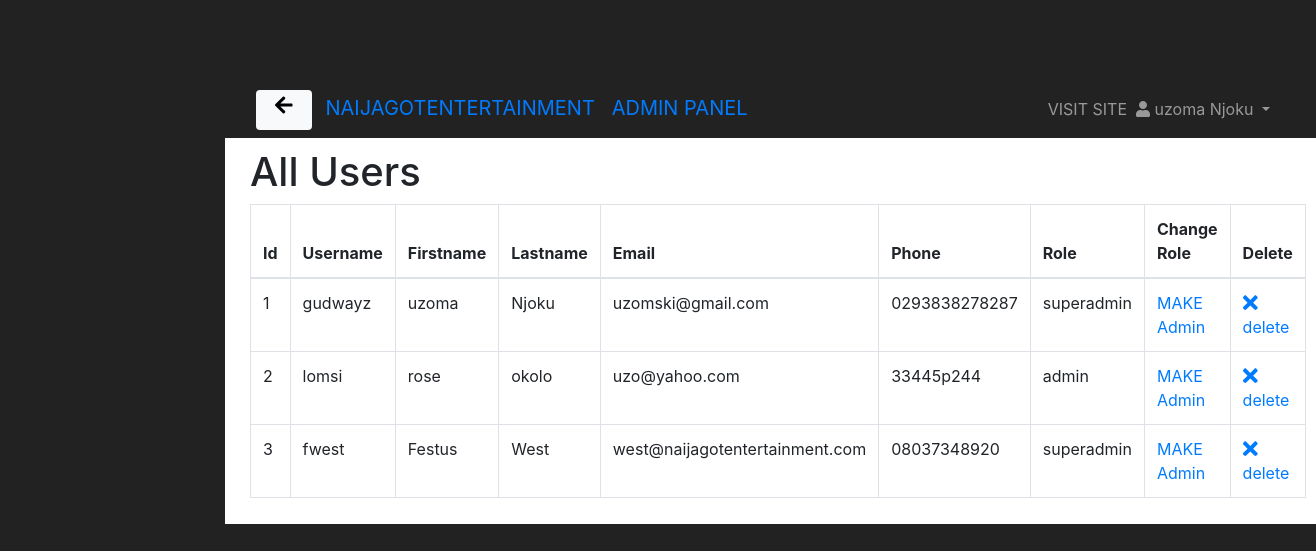
The page /admin/users.php (signed in) on the database its author committed.
### tables this page shows
CREATE TABLE `user` (
  `u_id` int(11) NOT NULL,
  `username` varchar(255) NOT NULL,
  `firstname` varchar(255) NOT NULL,
  `lastname` varchar(255) NOT NULL,
  `email` varchar(255) NOT NULL,
  `phone` varchar(255) NOT NULL,
  `pass` varchar(255) NOT NULL,
  `role` varchar(255) NOT NULL
);

### admin/users.php (the view, shortened to what this page needs)
<?php include ('includes/db.php');
include "includes/headers.php";
if (isset($_SESSION['role'])) {
$currentrole = $_SESSION['role'];
}
if ( $currentrole == 'user') {
echo "<script> alert('ONLY ADMIN CAN VIEW USERS');
window.location.href='./index.php'; </script>";
}
else if ($currentrole == 'superadmin') {
    ?>
    <div id="wrapper">
    <?php include "includes/adminav.php"; ?>
        <div id="page-wrapper">
            <div class="container-fluid">
                <div class="row">
                    <div class="col-lg-12">
                        <h1 class="page-header">
                            All Users
                        </h1>
    <table class="table table-bordered table-hover">
    <thead>
        <tr>
            <th>Id</th>
            <th>Username</th>
            <th>Firstname</th>
            <th>Lastname</th>
            <th>Email</th>
            <th>Phone</th>
            <th>Role</th>
            <th>Change Role</th>
            <th>Delete</th>
        </tr>
    </thead>
    <tbody>
        <?php
            $query = "SELECT * FROM user";
            $select_users = mysqli_query($conn, $query) or die(mysqli_error($conn));
            if (mysqli_num_rows($select_users) > 0 ) {
            while ($row = mysqli_fetch_array($select_users)) {
                $user_id = $row['u_id'];
                $username = $row['username'];
                $user_firstname = $row['firstname'];
                $user_lastname = $row['lastname'];
                $user_email = $row['email'];
                $user_phone = $row['phone'];
                $user_role = $row['role'];
                echo "<tr>";
                echo "<td>$user_id</td>";
                echo "<td>$username</td>";
                echo "<td>$user_firstname</td>";
                echo "<td>$user_lastname</td>";
                echo "<td>$user_email</td>";
                echo "<td>$user_phone</td>";
                echo "<td>$user_role</td>";
            echo "<td><a href='users.php?change_to_admin=$user_id''>MAKE Admin</a></td>";
                echo "<td><a onClick=\"javascript: return confirm('Are you sure you want to delete this user?')\" href='users.php?delete=$user_id'><i class='fa fa-times fa-lg'></i>delete</a></td>";
                echo "</tr>";
             }
        ?>
    </tbody>
 </table>
<?php
}
    ?>
    </div>
 </div>
 </div>
 </div>
 </div>
<?php
}
?>
    <?php include ('includes/footers.php');
    ?>

### admin/assets/sb-admin.css (style rules this page uses)
body { margin-top: 0px; background-color: #222; }
body { padding-top: 30px; }
@media (min-width:768px) { body { margin-top: 50px; } }
#wrapper { padding-left: 0; }
#page-wrapper { width: 100%; padding: 0; background-color: #fff; }
@media (min-width:768px) { #wrapper { padding-left: 225px; } }
@media (min-width:768px) { #page-wrapper { padding: 10px; } }

### rows shown on the page
user: u_id "1", username "gudwayz", firstname "uzoma", lastname "Njoku", email "uzomski@gmail.com", phone "0293838278287", role "superadmin"
user: u_id "2", username "lomsi", firstname "rose", lastname "okolo", email "uzo@yahoo.com", phone "33445p244", role "admin"
user: u_id "3", username "fwest", firstname "Festus", lastname "West", email "west@naijagotentertainment.com", phone "08037348920", role "superadmin"

### other values the page prints
$_SESSION['firstname'] "uzoma"
$_SESSION['lastname'] "Njoku"
